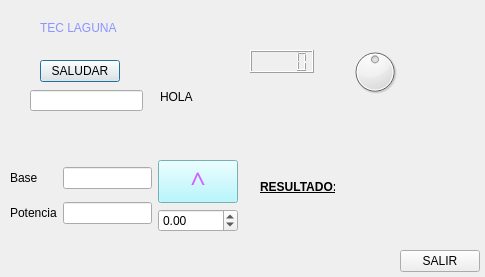
<?xml version="1.0" encoding="UTF-8"?>
<ui version="4.0">
 <class>Dialog</class>
 <widget class="QDialog" name="Dialog">
  <property name="geometry">
   <rect>
    <x>0</x>
    <y>0</y>
    <width>485</width>
    <height>277</height>
   </rect>
  </property>
  <property name="windowTitle">
   <string>APP.BASICA</string>
  </property>
  <widget class="QLabel" name="label1">
   <property name="geometry">
    <rect>
     <x>40</x>
     <y>20</y>
     <width>411</width>
     <height>16</height>
    </rect>
   </property>
   <property name="styleSheet">
    <string notr="true">color: rgb(140, 148, 255);</string>
   </property>
   <property name="text">
    <string>TEC LAGUNA</string>
   </property>
  </widget>
  <widget class="QPushButton" name="pushButton">
   <property name="geometry">
    <rect>
     <x>40</x>
     <y>60</y>
     <width>80</width>
     <height>22</height>
    </rect>
   </property>
   <property name="text">
    <string>SALUDAR</string>
   </property>
  </widget>
  <widget class="QPushButton" name="pushButton_2">
   <property name="geometry">
    <rect>
     <x>400</x>
     <y>250</y>
     <width>80</width>
     <height>22</height>
    </rect>
   </property>
   <property name="text">
    <string>SALIR</string>
   </property>
  </widget>
  <widget class="QDial" name="dial">
   <property name="geometry">
    <rect>
     <x>350</x>
     <y>40</y>
     <width>50</width>
     <height>64</height>
    </rect>
   </property>
   <property name="minimum">
    <number>-200</number>
   </property>
   <property name="maximum">
    <number>200</number>
   </property>
   <property name="singleStep">
    <number>5</number>
   </property>
  </widget>
  <widget class="QLineEdit" name="lineEdit">
   <property name="geometry">
    <rect>
     <x>30</x>
     <y>90</y>
     <width>113</width>
     <height>21</height>
    </rect>
   </property>
  </widget>
  <widget class="QLabel" name="label">
   <property name="geometry">
    <rect>
     <x>160</x>
     <y>90</y>
     <width>47</width>
     <height>14</height>
    </rect>
   </property>
   <property name="text">
    <string>HOLA</string>
   </property>
  </widget>
  <widget class="QLabel" name="label_4">
   <property name="geometry">
    <rect>
     <x>260</x>
     <y>180</y>
     <width>75</width>
     <height>14</height>
    </rect>
   </property>
   <property name="font">
    <font>
     <weight>75</weight>
     <bold>true</bold>
     <underline>true</underline>
    </font>
   </property>
   <property name="autoFillBackground">
    <bool>true</bool>
   </property>
   <property name="text">
    <string>RESULTADO: </string>
   </property>
  </widget>
  <widget class="QLCDNumber" name="lcdNumber">
   <property name="geometry">
    <rect>
     <x>250</x>
     <y>50</y>
     <width>64</width>
     <height>23</height>
    </rect>
   </property>
  </widget>
  <widget class="QWidget" name="">
   <property name="geometry">
    <rect>
     <x>10</x>
     <y>160</y>
     <width>228</width>
     <height>72</height>
    </rect>
   </property>
   <layout class="QGridLayout" name="gridLayout_2">
    <item row="0" column="0" rowspan="2">
     <layout class="QGridLayout" name="gridLayout">
      <item row="0" column="0">
       <widget class="QLabel" name="label_2">
        <property name="text">
         <string>Base</string>
        </property>
       </widget>
      </item>
      <item row="0" column="1">
       <widget class="QLineEdit" name="lineEdit_2"/>
      </item>
      <item row="1" column="0">
       <widget class="QLabel" name="label_3">
        <property name="text">
         <string>Potencia</string>
        </property>
       </widget>
      </item>
      <item row="1" column="1">
       <widget class="QLineEdit" name="lineEdit_3"/>
      </item>
     </layout>
    </item>
    <item row="0" column="1">
     <widget class="QPushButton" name="pushButton_3">
      <property name="font">
       <font>
        <family>MS Reference Sans Serif</family>
        <pointsize>20</pointsize>
       </font>
      </property>
      <property name="styleSheet">
       <string notr="true">color: rgb(210, 96, 255);
background-color: rgb(162, 246, 255);</string>
      </property>
      <property name="text">
       <string>^</string>
      </property>
     </widget>
    </item>
    <item row="1" column="1">
     <widget class="QDoubleSpinBox" name="doubleSpinBox">
      <property name="minimum">
       <double>-100.000000000000000</double>
      </property>
     </widget>
    </item>
   </layout>
  </widget>
 </widget>
 <resources/>
 <connections>
  <connection>
   <sender>pushButton_2</sender>
   <signal>clicked()</signal>
   <receiver>Dialog</receiver>
   <slot>close()</slot>
   <hints>
    <hint type="sourcelabel">
     <x>411</x>
     <y>251</y>
    </hint>
    <hint type="destinationlabel">
     <x>424</x>
     <y>200</y>
    </hint>
   </hints>
  </connection>
 </connections>
</ui>
